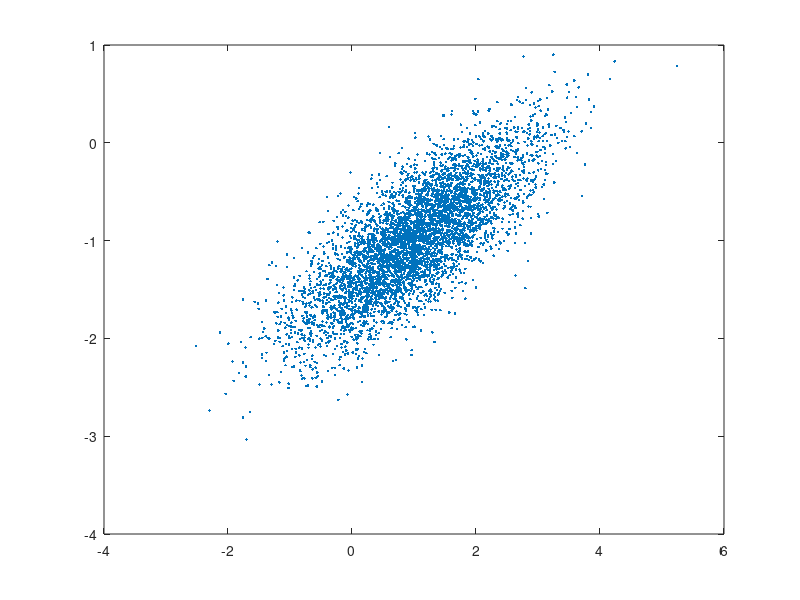

This figure's MATLAB source: (Note: this script raises an error after producing the figure.)
% Test script to perform k-means clusting
%
% Author: Colorado Reed

colors = 'krgb';
shapes='.xo^';

npts = 5000;
mu1 = [1 -1]; Sigma1 = [.9 .4; .4 .3];
d1 = mvnrnd(mu1, Sigma1, npts);
mu2 = [0 1]; Sigma2 = [.9 .4; .4 .9];
d2 = mvnrnd(mu2, Sigma2, npts);
plot(d1(:,1),d1(:,2),'.');
data = [d1; d2];
truth = [ones(npts,1); ones(npts,1) + 1];

%% run homemade kmeans
nclasses = 2;
max_it = 10000;
tic;
[clusts,centrs] = kmeansval(data, nclasses, max_it, false);
toc
acc = sum(truth == clusts)/length(clusts);
if acc < 0.5
   acc = 1 - acc; % flip class assignments 
end
fprintf('accuracy homemade k-means: %0.5f \n\n',acc);

%% compare with Matlab's kmeans
tic;
[clusts,centrs] = kmeans(data, nclasses);
toc
acc = sum(truth == clusts)/length(clusts);
if acc < 0.5
   acc = 1 - acc; % flip class assignments 
end
fprintf('matlab k-means: %0.5f \n',acc);
